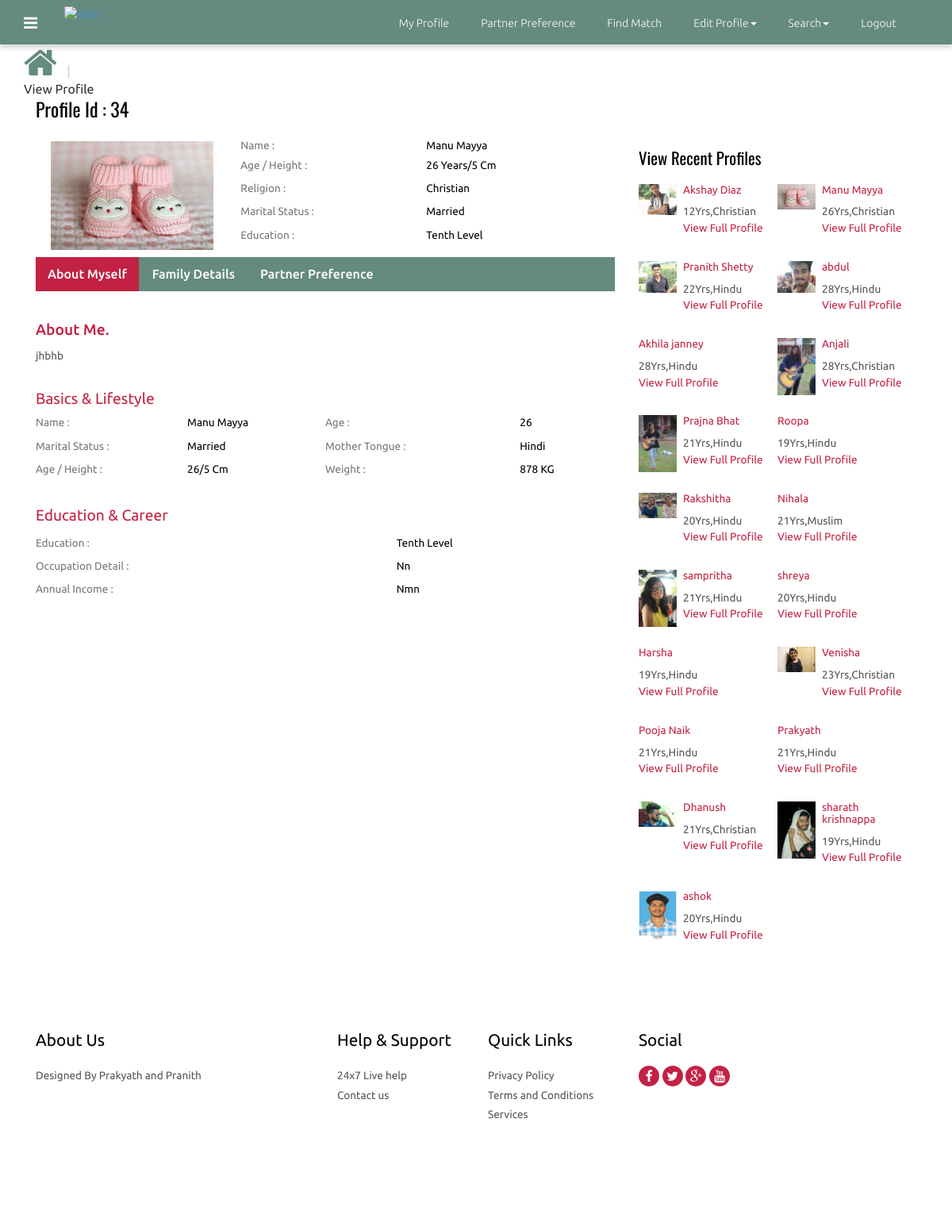
The app's page /view_profile.php?id=34 (signed in) with its own data.
### tables this page shows
CREATE TABLE `photos` (
  `id` int(10) NOT NULL,
  `cust_id` int(10) NOT NULL,
  `pic1` varchar(25) NOT NULL,
  `pic2` varchar(40) NOT NULL,
  `pic3` varchar(40) NOT NULL,
  `pic4` varchar(40) NOT NULL
);

CREATE TABLE `customer` (
  `id` int(10) NOT NULL,
  `cust_id` int(5) NOT NULL,
  `email` varchar(60) NOT NULL,
  `age` varchar(10) NOT NULL,
  `height` int(10) NOT NULL,
  `sex` varchar(6) NOT NULL,
  `religion` varchar(20) NOT NULL,
  `district` varchar(20) NOT NULL,
  `state` varchar(20) NOT NULL,
  `country` varchar(10) NOT NULL,
  `maritalstatus` varchar(20) NOT NULL,
  `education` text NOT NULL,
  `firstname` text NOT NULL,
  `mothertounge` text NOT NULL,
  `weight` int(5) NOT NULL,
  `dateofbirth` date NOT NULL,
  `occupation` text NOT NULL,
  `occupation_descr` text NOT NULL,
  `annual_income` varchar(20) NOT NULL,
  `no_bro` int(5) NOT NULL,
  `no_sis` int(5) NOT NULL,
  `aboutme` text NOT NULL,
  `profilecreationdate` date NOT NULL
);

### functions.php (called while the page is built, shortened)
<?php
function mysqlexec($sql){
	$host="localhost";
	$username="root";
	$password="";
	$db_name="matrimony";
	$conn=mysqli_connect("$host", "$username", "$password")or die("cannot connect");
	mysqli_select_db($conn,"$db_name")or die("cannot select DB");
	if($result = mysqli_query($conn, $sql)){
		return $result;
	}
	else{
		echo mysqli_error($conn);
	}
}
?>

### view_profile.php (the view, shortened to what this page needs)
<?php include_once("functions.php"); ?>
<?php
$id=$_GET['id'];
$profileid=$id;
$sql="SELECT * FROM customer WHERE cust_id = $id";
$result = mysqlexec($sql);
if($result){
$row=mysqli_fetch_assoc($result);
	$fname=$row['firstname'];
	$religion=$row['religion'];
	$age=$row['age'];
	$maritalstatus=$row['maritalstatus'];
	$education=$row['education'];
	$mothertounge=$row['mothertounge'];
	$weight=$row['weight'];
	$height=$row['height'];
	$occupationdescr=$row['occupation_descr'];
	$income=$row['annual_income'];
	$aboutme=$row['aboutme'];
	$pic1="";
$sql2="SELECT * FROM photos WHERE cust_id = $profileid";
$result2 = mysqlexec($sql2);
if($result2){
	$row2=mysqli_fetch_array($result2);
	$pic1=$row2['pic1'];
}
}else{
	echo "<script>alert(\"Invalid Profile ID\")</script>";
}
?>
<!DOCTYPE HTML>
<html>
<head>
<link href="css/bootstrap-3.1.1.min.css" rel='stylesheet' type='text/css' />
<link href="css/style.css" rel='stylesheet' type='text/css' />
<link href="css/font-awesome.css" rel="stylesheet">
</head>
<body>
 <?php include_once("includes/user_header.php");?>
<div class="grid_3">
  <div class="container">
   <div class="breadcrumb1">
     <ul>
        <a href="user_index.php"><i class="fa fa-home home_1"></i></a>
        <span class="divider">&nbsp;|&nbsp;</span>
        <li class="current-page">View Profile</li>
     </ul>
   </div>
   <div class="profile">
   	 <div class="col-md-8 profile_left">
   	 	<h2>Profile Id : <?php echo $profileid;?></h2>
   	 	<div class="col_3">
   	        <div class="col-sm-4 row_2">
				<div class="flexslider">
					 <ul class="slides">
						<li data-thumb="profile/<?php echo $profileid;?>/<?php echo $pic1;?>">
							<img src="profile/<?php echo $profileid;?>/<?php echo $pic1;?>" />
						</li>
					 </ul>
				  </div>
			</div>
			<div class="col-sm-8 row_1">
				<table class="table_working_hours">
		        	<tbody>
		        		<tr class="opened_1">
							<td class="day_label">Name :</td>
							<td class="day_value"><?php echo $fname  ?></td>
						</tr><tr class="opened_1">
							<td class="day_label">Age / Height :</td>
							<td class="day_value"><?php echo $age . " Years"; ?>/<?php echo $height . " Cm";?> </td>
						</tr>
					  	<tr class="opened">
							<td class="day_label">Religion :</td>
							<td class="day_value"><?php echo $religion;?></td>
						</tr>
					    <tr class="opened">
							<td class="day_label">Marital Status :</td>
							<td class="day_value"><?php echo $maritalstatus;?></td>
						</tr>
					    <tr class="closed">
							<td class="day_label">Education :</td>
							<td class="day_value closed"><span><?php echo $education;?></span></td>
						</tr>
				    </tbody>
				</table>
				</div>
			<div class="clearfix"> </div>
		</div>
		<div class="col_4">
		    <div class="bs-example bs-example-tabs" role="tabpanel" data-example-id="togglable-tabs">
			   <ul id="myTab" class="nav nav-tabs nav-tabs1" role="tablist">
				  <li role="presentation" class="active"><a href="#home" id="home-tab" role="tab" data-toggle="tab" aria-controls="home" aria-expanded="true">About Myself</a></li>
				  <li role="presentation"><a href="#profile" role="tab" id="profile-tab" data-toggle="tab" aria-controls="profile">Family Details</a></li>
				  <li role="presentation"><a href="#profile1" role="tab" id="profile-tab1" data-toggle="tab" aria-controls="profile1">Partner Preference</a></li>
			   </ul>
			   <div id="myTabContent" class="tab-content">
				  <div role="tabpanel" class="tab-pane fade in active" id="home" aria-labelledby="home-tab">
				    <div class="tab_box">
				    	<h1>About Me.</h1>
				    	<p><?php echo $aboutme; ?></p>
				    </div>
				    <div class="basic_1">
				    	<h3>Basics &amp; Lifestyle</h3>
				    	<div class="col-md-6 basic_1-left">
				    	  <table class="table_working_hours">
				        	<tbody>
				        		<tr class="opened_1">
									<td class="day_label">Name :</td>
									<td class="day_value"><?php echo $fname ?></td>
								</tr>
							    <tr class="opened">
									<td class="day_label">Marital Status :</td>
									<td class="day_value"><?php echo $maritalstatus;?></td>
								</tr>
							    <tr class="opened">
									<td class="day_label">Age / Height :</td>
									<td class="day_value"><?php echo $age; ?>/<?php echo $height;?> cm</td>
								</tr>
						    </tbody>
				          </table>
				         </div>
				         <div class="col-md-6 basic_1-left">
				          <table class="table_working_hours">
				        	<tbody>
				        		<tr class="opened_1">
									<td class="day_label">Age :</td>
									<td class="day_value"><?php echo $age;?></td>
								</tr>
							    <tr class="opened">
									<td class="day_label">Mother Tongue :</td>
									<td class="day_value"><?php echo $mothertounge;?></td>
								</tr>
							    <tr class="opened">
									<td class="day_label">Weight :</td>
									<td class="day_value"><?php echo $weight;?> KG</td>
								</tr>
						    </tbody>
				        </table>
				        </div>
				        <div class="clearfix"> </div>
				    </div>
				    <div class="basic_1 basic_2">
				    	<h3>Education & Career</h3>
				    	<div class="basic_1-left">
				    	  <table class="table_working_hours">
				        	<tbody>
				        		<tr class="opened">
									<td class="day_label">Education   :</td>
									<td class="day_value"><?php echo $education;?></td>
								</tr>
							    <tr class="opened">
									<td class="day_label">Occupation Detail :</td>
									<td class="day_value closed"><span><?php echo $occupationdescr;?></span></td>
								</tr>
							    <tr class="opened">
									<td class="day_label">Annual Income :</td>
									<td class="day_value closed"><span><?php echo $income;?></span></td>
								</tr>
							 </tbody>
				          </table>
				         </div>
				    </div>
				  </div>
		     </div>
		  </div>
	   </div>
   	 </div>
     <div class="col-md-4 profile_right">
        <div class="view_profile view_profile2">
        	<h3>View Recent Profiles</h3>
    <?php
     $sql="SELECT * FROM customer ORDER BY profilecreationdate ASC";
      $result=mysqlexec($sql);
      while($row=mysqli_fetch_assoc($result)){
            $profid=$row['cust_id'];
          $sql="SELECT * FROM photos WHERE cust_id=$profid";
          $result2=mysqlexec($sql);
          $photo=mysqli_fetch_assoc($result2);
          $pic=$photo['pic1'];
    echo "<div class=\"col-sm-6 paid_people-left\">";
    echo "<ul class=\"profile_item\">";
    echo "<a href=\"view_profile.php?id=$profid\">";
    echo "<li class=\"profile_item-img\"><img src=\"profile/". $profid."/".$pic ."\"" . "class=\"img-responsive\" alt=\"\"/></li>";
    echo "<li class=\"profile_item-desc\">";
    echo "<h4>" . $row['firstname'] ."</h4>";
    echo "<p>" . $row['age']. "Yrs," . $row['religion'] . "</p>";
    echo "<h5>" . "View Full Profile" . "</h5>";
    echo "</li>";
    echo "</a>";
    echo "</ul>";
    echo "</div>";
      }
     ?>
</div>
        </div>
       <div class="clearfix"> </div>
    </div>
  </div>
</div>
<?php include_once("footer.php");?>
<link rel="stylesheet" href="css/flexslider.css" type="text/css" media="screen" />
</body>
</html>

### css/style.css (style rules this page uses)
h4, h5, h6, h1, h2, h3 { margin-top: 0; }
ul, ol { margin: 0; }
p { margin: 0; }
html, body { font-family: 'Ubuntu', sans-serif; font-size: 100%; background:#fff; }
body a { transition:0.5s all; -webkit-transition:0.5s all; -moz-transition:0.5s all; -o-transition:0.5s all; -ms-transition:0.5s all; }
i.home_1 { color:#658a7f; font-size:45px; }
span.divider { padding: 0 5px; color: #ccc; }
.profile_left h2 { color:#000; font-size:1.5em; margin-bottom:1em; font-family: 'Oswald', sans-serif; }
table.table_working_hours { width: 100%; }
.table_working_hours tr { border: 0; }
td.day_label { color: #777; padding:5px 0; }
.table_working_hours tr { color: #000; font-size: 0.85em; text-transform: capitalize; }
.table_working_hours tr.opened_1 td { padding: 0 0 5px; }
.nav-tabs1 { display: inline-block; border-bottom: none; font-weight: 500; background-color:#658a7f; width: 100%; padding: 0; margin-bottom: 2em; }
.nav-tabs1>li.active>a, .nav-tabs1>li.active>a:focus, .nav-tabs1>li.active>a:hover { color: #fff; background-color:#c32143; border:none; }
.nav-tabs1>li { margin-bottom:0; }
a#profile-tab, a#home-tab, a#profile-tab1 { color: #fff; }
.tab_box { margin-bottom: 2em; }
.tab_box h1 { color:#c32143; font-size:1.2em; }
.tab_box p { color:#555; font-size:0.85em; line-height:1.8em; }
.basic_1-left { padding-left:0; }
.basic_1 { margin-bottom: 2em; }
.basic_1 h3 { color: #c32143; font-size: 1.2em; }
.basic_2 { margin-bottom:0; }
ul.profile_item { padding:0; margin:0 0 1.5em 0; list-style:none; }
ul.profile_item li.profile_item-img { width:30%; float:left; margin-right: 5%; }
.view_profile h3 { font-size:1.3em; color:#000; margin-bottom: 1em; font-family: 'Oswald', sans-serif; }
ul.profile_item li.profile_item-desc h4, ul.profile_item li.profile_item-desc h5 { color:#c32143; font-size:0.85em; }
ul.profile_item li.profile_item-desc { overflow:hidden; }
ul.profile_item li.profile_item-desc p { color:#555; font-size:0.85em; line-height:1.5em; margin-bottom: 3px; }
.paid_people-left { padding-left:0; }
.view_profile2 { margin:4em 0 0 0; }
ul { padding: 0; list-style: none; }
.headings h1, h2,h3,h4,h5,h6 { font-weight:400; }

### css/navstyle.css (style rules this page uses)
.nav-tabs > li > a, .nav-tabs > li > a:hover, .nav-tabs > li > a:focus, .nav-tabs > li.active > a, .nav-tabs > li.active > a:hover, .nav-tabs > li.active > a:focus { border: none; border-radius: 0; }

### css/flexslider.css (style rules this page uses)
.slides, .slides > li, .flex-control-nav, .flex-direction-nav { margin: 0; padding: 0; list-style: none; }
.flexslider { margin: 0; padding: 0; }
.flexslider .slides > li { display: none; -webkit-backface-visibility: hidden; }
.flexslider .slides img { width: 100%; display: block; }
.flexslider .slides:after { content: "\0020"; display: block; clear: both; visibility: hidden; line-height: 0; height: 0; }
.flexslider { background: #ffffff; border: 4px solid #ffffff; position: relative; zoom: 1; }
.flexslider .slides { zoom: 1; }
.flexslider .slides img { height: auto; }

### records on screen
photos: pic1 (picture)
customer: firstname "Manu Mayya", age "26", height "5", religion "Christian", maritalstatus "Married", education "Tenth Level", aboutme "jhbhb", mothertounge "Hindi", weight "878", occupation_descr "Nn", annual_income "Nmn", photos.pic1 (picture)
customer: photos.pic1 (picture), firstname "Akshay Diaz", age "12", religion "Christian"
customer: photos.pic1 (picture), firstname "Pranith Shetty", age "22", religion "Hindu"
customer: photos.pic1 (picture), firstname "abdul", age "28", religion "Hindu"
customer: firstname "Akhila janney", age "28", religion "Hindu"
customer: photos.pic1 (picture), firstname "Anjali", age "28", religion "Christian"
customer: photos.pic1 (picture), firstname "Prajna Bhat", age "21", religion "Hindu"
customer: firstname "Roopa", age "19", religion "Hindu"
customer: photos.pic1 (picture), firstname "Rakshitha", age "20", religion "Hindu"
customer: firstname "Nihala", age "21", religion "Muslim"
customer: photos.pic1 (picture), firstname "sampritha", age "21", religion "Hindu"
customer: firstname "shreya", age "20", religion "Hindu"
customer: firstname "Harsha", age "19", religion "Hindu"
customer: photos.pic1 (picture), firstname "Venisha", age "23", religion "Christian"
customer: firstname "Pooja Naik", age "21", religion "Hindu"
customer: firstname "Prakyath", age "21", religion "Hindu"
customer: photos.pic1 (picture), firstname "Dhanush", age "21", religion "Christian"
customer: photos.pic1 (picture), firstname "sharath krishnappa", age "19", religion "Hindu"
customer: photos.pic1 (picture), firstname "ashok", age "20", religion "Hindu"

### other values on screen
$profileid "34"
